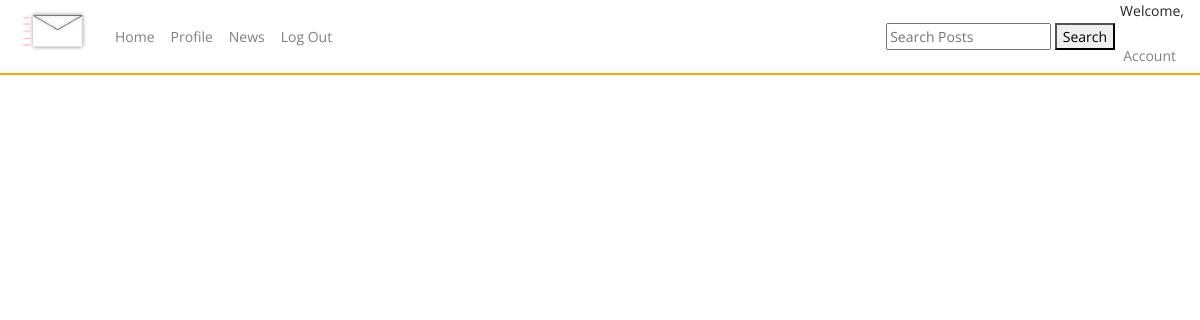
Before: /user/Miza with the older database file.
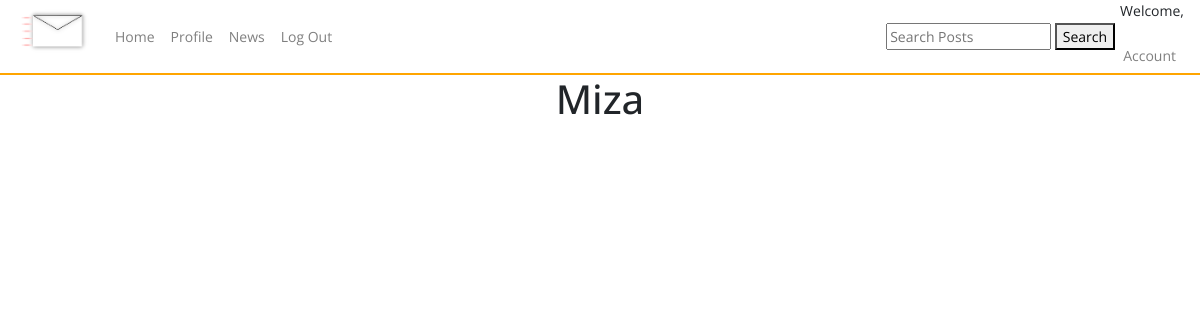
After: the same page with the newer database file.
### tables this page shows
CREATE TABLE users (
    ID INTEGER PRIMARY KEY AUTOINCREMENT,
    username TEXT NOT NULL,
    password TEXT NOT NULL,
    email TEXT NOT NULL UNIQUE
, user_type VARCHAR, whitelisted text, blacklisted text);

### app.py (the view)
@app.route('/user/<username>')
def user_profile(username):
    conn = sqlite3.connect(DATABASE)
    cursor = conn.cursor()
    cursor.execute('SELECT * FROM users WHERE username = ?', (username,))
    user_row = cursor.fetchone()
    conn.close()
    user = {
        'id': user_row[0],
        'username': user_row[1],
        'email': user_row[3]
    } if user_row else None
    user_posts=query_db('SELECT * FROM posts WHERE by_user = ? ORDER BY created_at DESC', (username,))
    return render_template('user_profile.html', user=user, user_posts=user_posts)

### app.py (called while the page is built)
def query_db(query, args=(), one=False):
    con = g._database = sqlite3.connect(DATABASE)
    con.row_factory = sqlite3.Row
    cur = con.execute(query, args)
    rv = cur.fetchall()
    cur.close()
    return (rv[0] if rv else None) if one else rv

### templates/user_profile.html (shortened to what this page needs)
{% include "layout.html" %}
{% include "nav.html" %}
<center><h1>{{ user.username }}</h1></center>

### templates/layout.html (shortened to what this page needs)
<!doctype html>
<head>
  <link href="{{ url_for('static', filename='css/bootstrap.min.css') }}" rel="stylesheet">
  <link href="{{ url_for('static', filename='css/style.css') }}" rel="stylesheet">
  <link href="https://cdnjs.cloudflare.com/ajax/libs/toastr.js/latest/toastr.min.css" rel="stylesheet">
</head>

### templates/nav.html (shortened to what this page needs)
<nav class="navbar nav-main navbar-expand-lg navbar-light">
    <a class="navbar-brand">
      <img src="{{url_for('static', filename='assets/logo.png')}}" alt="logo" style="height: 75px;">
    </a>
    <div class="collapse navbar-collapse" id="navbarNav">
      <ul class="navbar-nav">
        <li class="nav-item">
          <a class="nav-link" href="{{ url_for('posts') }}">Home</a>
        </li>
        <li class="nav-item">
          <a class="nav-link" href="{{ url_for('profile') }}">Profile</a>
        </li>
        <li class="nav-item">
          <a class="nav-link" href="{{ url_for('news') }}">News</a>
        </li>
        <li class="nav-item">
          <a class="nav-link" href="{{ url_for('logout') }}">Log Out</a>
        </li>
      </ul>
    </div>
    <form method="get" action="{{ url_for('search_posts') }}">
      <input type="text" name="query" placeholder="Search Posts">
      <button type="submit">Search</button>
    </form>
    <div class="welcome-session">
      <p>Welcome, {{session.username}}</p>
      <ul class="navbar-nav">
        <li class="nav-item">
          <a class="nav-link" href="{{ url_for('account_settings') }}">Account</a>
        </li>
      </ul>
    </div>
  </nav>

### static/css/style.css (style rules this page uses)
.nav-main { background-color: rgb(255, 255, 255); border-bottom: 2px solid orange; height: 75px; }
.welcome-session { text-align: right; }

Changed rows visible on the page:
added users: username "Miza"
